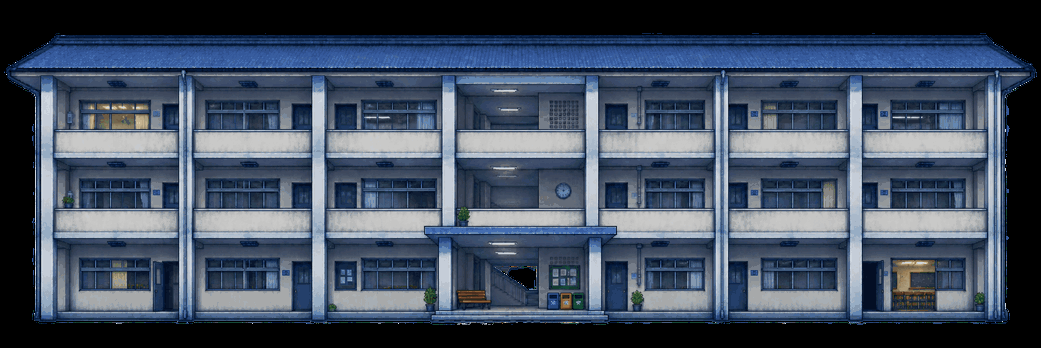
#> input picture assets/bg/school/building/front.png, 1041 x 348 px
$ python -i make_building_layers.py   (imports and definitions only)
#> lines starting #> are read from the running program, lines starting #| are printed output that depends on the picture
#> further down, picture is the input picture: shape (348, 1041, 3); mean B, G, R 95.3, 77.5, 65.5
"""Paint layers for the school model, cut from the author's facade painting.

art_source/school_building.png (2168x725, RGBA) is a flat front view of the 3-storey school block,
50 px per metre. scripts/school_model_3d.gd builds the whole school as one solid model and lays these
layers straight onto its front faces at that size (no viewpoint projection: they are the faces'
own paint, so the model looks right from anywhere a scene walks to):
  front.png  the picture as is: canopy, its pillars, steps, eaves and roof
  mid.png    canopy group filled in: corridor pillars, parapets, the plinth
  back.png   pillars, parapets and the bench filled in too: the classroom walls behind the corridors
  props.png  only the bench (alpha), a standing card in the stair hall

The entrance is the author's close view (art_source/school_entrance_close.png) scaled in, so the
canopy, stair hall, board and bins are the same wherever they are seen from.

Fill: wall behind a pillar is continued from the bay beside it (not the stair-hall side); behind a
parapet a plain lower wall; small leftovers use OpenCV inpainting.
Pixel art: one shared palette without dithering, read with sharp-bilinear filtering.

Usage:
  python3 tools/make_building_layers.py art_source/school_building.png assets/bg/school/paint \
          art_source/school_entrance_close.png
"""
import os
import sys

import cv2
import numpy as np
from PIL import Image

# pillars (x0, x1) running from the eaves to the ground; the hall pair stops on the canopy
PILLARS = [(73, 109), (372, 398), (650, 675), (921, 945), (1220, 1245), (1490, 1515), (1769, 1794),
           (2057, 2094)]
HALL = (945, 1220)                       # stair hall opening between its pillars
PARAPETS = [(271, 329), (435, 496)]      # rows: 3rd / 2nd floor parapet incl. slab edge
PLINTH = (645, 668)
EAVE_BOTTOM = 157                        # soffit row; pillars and walls start below it
# the entrance as the author's close view draws it (pasted in by entrance(), boxes in facade px)
CANOPY = (884, 1284, 471, 497)           # slab incl. its soffit (x0, x1, y0, y1)
CANOPY_PILLARS = [(912, 943), (1210, 1242)]
STEPS = (898, 1265, 650, 668)
BENCH = (950, 1023, 602, 646)            # bench in front of the stair passage: its own card (props.png)
BENCH_FLOOR = 640                        # where the passage wall meets the floor behind it

# art_source/school_entrance_close.png scaled into the facade: its pillars' outer edges (328, 1306)
# land on the facade's canopy pillars, its lowest step (y 692) on the ground (668); the canopy
# then spans 885-1284 like the facade's, and the hall's board wall starts at the passage end (1122)
ENTRANCE_SCALE = 0.348
ENTRANCE_AT = (912.0, 668.0)             # facade px of close-view px (328, 692)
ENTRANCE_PARTS = [(252, 128, 1398, 202),  # canopy (close-view px)
                  (328, 202, 1306, 642),  # pillars and the stair hall between them
                  (290, 642, 1340, 692)]  # entrance steps


PIXEL = 1.0                              # full size: 50 px per metre on the model
COLOURS = 96                             # shared palette: the bluish building
ACCENTS = 32                             # + colours kept for the few saturated things (plants, bins, bench)


# [9 lines left out: function pixelate, not called in this run]


def make_palette(img):
    pic = Image.fromarray(img)
    small = pic.convert("RGBa").resize((round(pic.width * PIXEL), round(pic.height * PIXEL)), Image.LANCZOS)
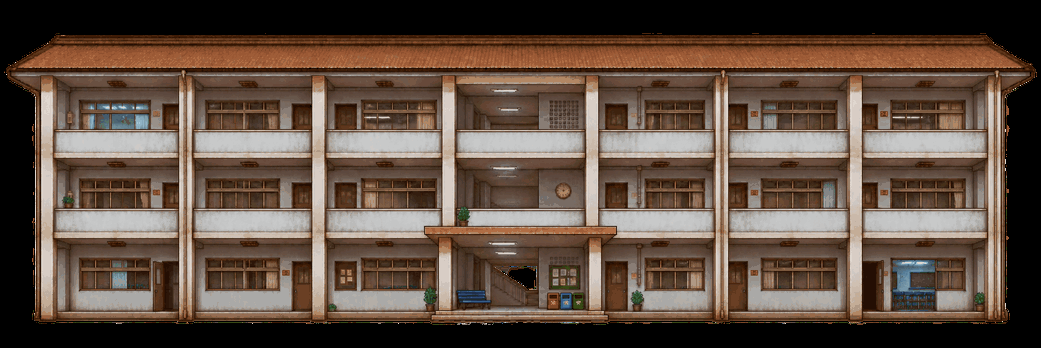
#> small: PIL image 1041x348 RGBa; mean R, G, B, A 95.3, 77.5, 65.5, 255
    opaque = np.asarray(small.convert("RGBA"))
    px = opaque[opaque[..., 3] >= 128][:, :3]
    sat = px.max(1).astype(int) - px.min(1)
    warm = (px[:, 1] > px[:, 2]) | (px[:, 0] > px[:, 2])           # not blue-dominant: greens, ambers, wood
    colours = []
    for sel, n in ((px, COLOURS), (px[(sat > 30) & warm], ACCENTS)):
        q = Image.fromarray(sel.reshape(1, -1, 3)).quantize(n, method=Image.Quantize.MEDIANCUT,
                                                              dither=Image.Dither.NONE)
        colours += q.getpalette()[:n * 3]
#> this loop made 2 passes
#> n on passes 1 to 2: 96, 32
#> after the loop, colours = 384 values, max 224 at index 0, min 0 at index 285, mean 93.43
    pal = Image.new("P", (1, 1))
    pal.putpalette(colours + [0] * (768 - len(colours)))
    return pal


# [27 lines left out: functions fill_from_side, fill_rows, wall_colour, not called in this run]


def inpaint(img, mask):
    rgb = cv2.inpaint(np.ascontiguousarray(img[..., :3]), mask, 5, cv2.INPAINT_TELEA)
    img[..., :3] = np.where(mask[..., None] > 0, rgb, img[..., :3])


# [77 lines left out: functions entrance, main, not called in this run]


# [2 lines not run here, left out]

>>> import cv2
>>> picture = cv2.imread('../assets/bg/school/building/front.png')
>>> result = make_palette(picture)

$ run again, on assets/bg/school/building/hall.png
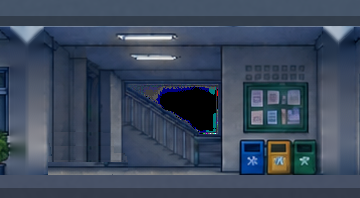
#> input picture assets/bg/school/building/hall.png, 360 x 198 px
#> picture is the input picture: shape (198, 360, 3); mean B, G, R 91.9, 72.8, 59.9
#> in make_palette, `small = pic.convert("RGBa").resize((round(pic.width * PIXEL), round(pi..`:
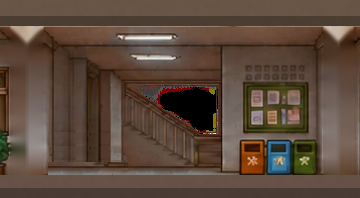
#> small: PIL image 360x198 RGBa; mean R, G, B, A 91.9, 72.8, 59.9, 255
#> the loop in make_palette, `for sel, n in ((px, COLOURS), (px[(sat > 30) & warm], ACCENTS)):` made 2 passes
#> n on passes 1 to 2: 96, 32
#> after the loop in make_palette, `for sel, n in ((px, COLOURS), (px[(sat > 30) & warm], ACCENTS)):`: colours = 384 values, max 199 at index 0, min 0 at index 282, mean 74.55
